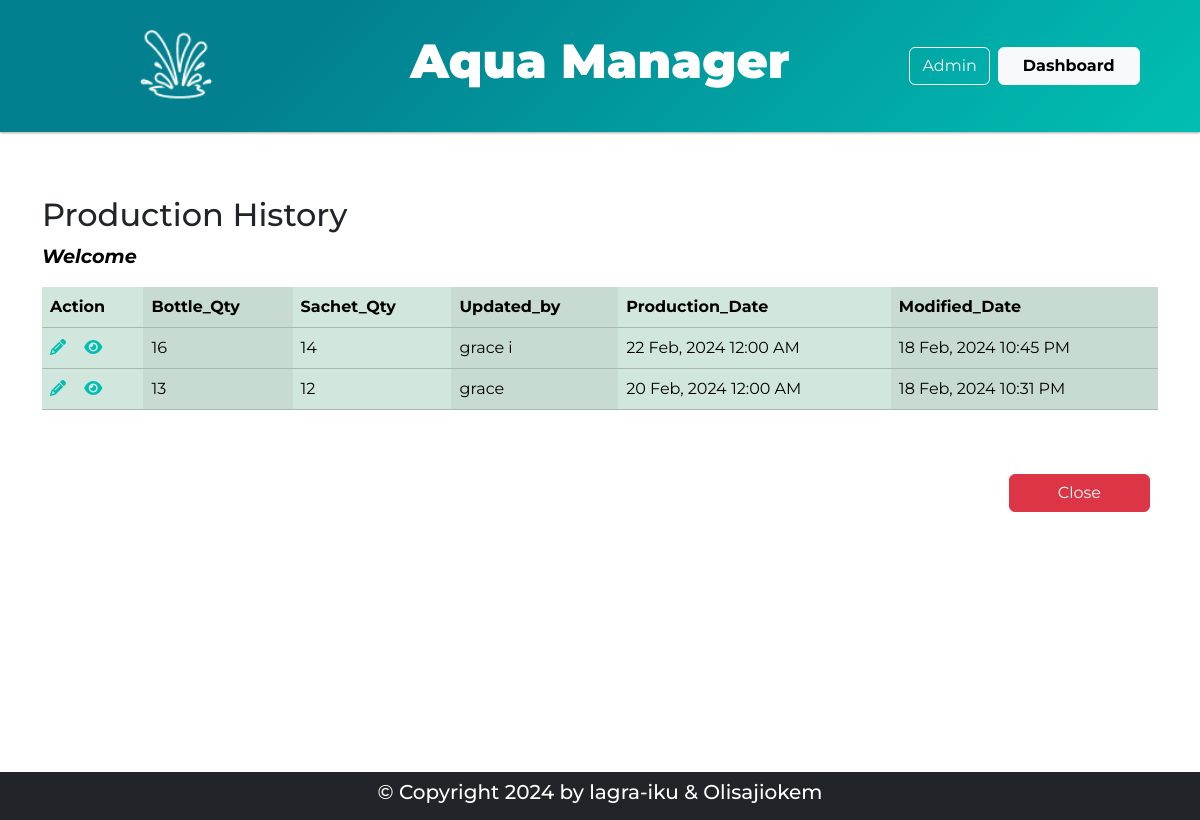
The page /production_content on the database as committed earlier.
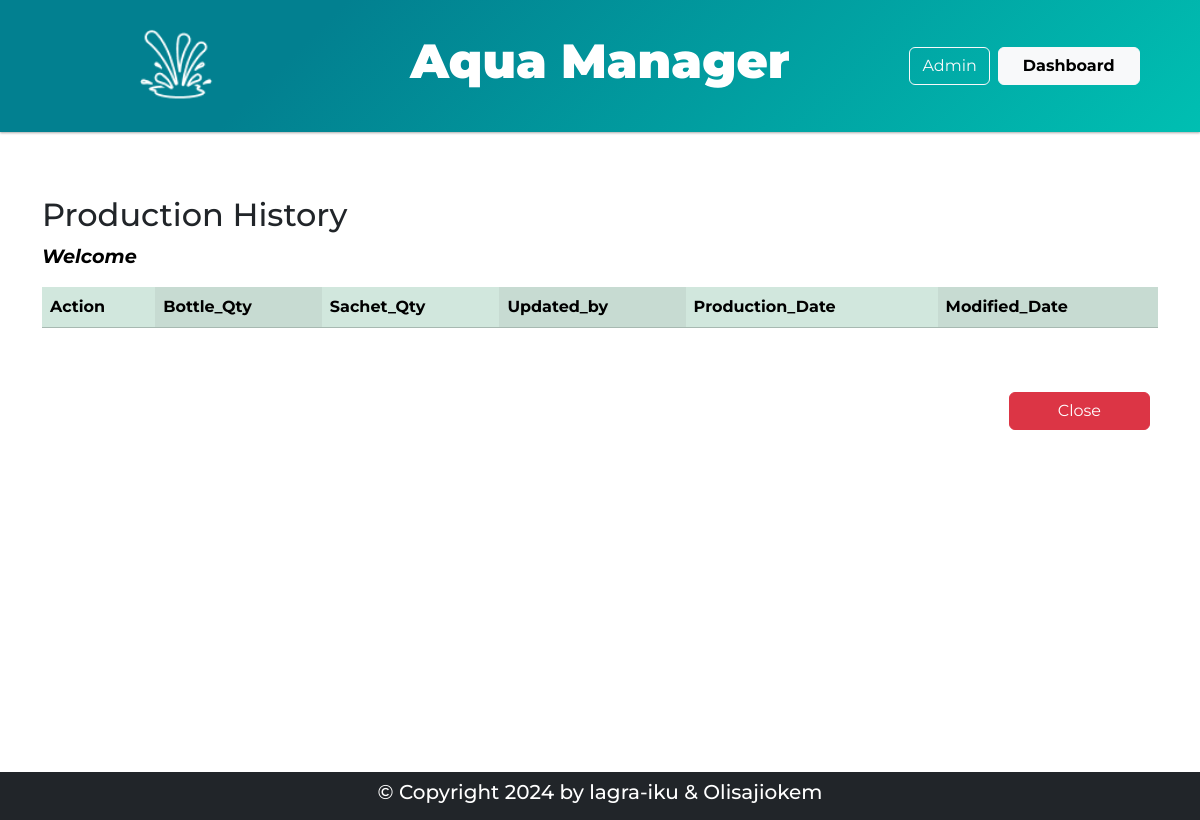
The same page on the database as committed later.
### models.py (models this page shows, shortened)
class Production_records(db.Model):
    id = db.Column(db.Integer, primary_key=True, autoincrement=True)
    bottle_qty = db.Column(db.Integer)
    sachet_qty = db.Column(db.Integer)
    factory_worker = db.Column(db.String(255), nullable=False)
    production_date = db.Column(db.Date)
    created_date = db.Column(db.DateTime, default=datetime.utcnow)
    modified_date = db.Column(db.DateTime, default=datetime.utcnow, onupdate=datetime.utcnow)

### routes.py (the view)
@main_bp.route('/production_content', methods=['GET', 'POST'])
def production_content():
    prod_records = Production_records.query.order_by(desc(Production_records.modified_date)).all()
    return render_template('admin/production_content.html', x=prod_records)

### templates/admin/production_content.html (shortened to what this page needs)
{% extends 'index.html' %}
{% block content %}
    <div class="container">
        <div class="row my-5">
            <h2 class="">Production History</h2>
            <P style="color: black; font-style: italic; font-size: larger;"><span class="fw-bolder">Welcome</span></P>
            <div class="table-responsive">
                <table class="table table-success table-striped-columns">
                    <thead>
                        <tr>
                            <th scope="col-sm-1">Action</th>
                            <th scope="col-sm-1">Bottle_Qty</th>
                            <th scope="col-sm-1">Sachet_Qty</th>
                            <th scope="col-sm-2">Updated_by</th>
                            <th scope="col-sm-2">Production_Date</th>
                            <th scope="col-sm-2">Modified_Date</th>
                        </tr>
                        </thead>
                        <tbody>
                        {% for item in x %}
                        <tr>
                            <th scope="row">
                            <a class="" href="{{ url_for('main.edit_production', id=item.id ) }}"><i class="fa-solid fa-pencil txt-teal"></i></a>&nbsp; &nbsp;
                            <a class="" href="{{ url_for('main.display_production', id=item.id) }}"><i class="fa-solid fa-eye txt-teal"></i></a>
                            </th>
                            <td>{{ item.bottle_qty }}</td>
                            <td>{{ item.sachet_qty }}</td>
                            <td>{{ item.factory_worker }}</td>
                            <td>{{ item.production_date.strftime('%d %b, %Y %I:%M %p') }}</td>
                            <td>{{ item.modified_date.strftime('%d %b, %Y %I:%M %p') }}</td>
                        </tr>
                        {% endfor %}
                        </tbody>
                </table>
                </div>
        </div>
            <div class="d-flex flex-row-reverse my-5">
                <a class="btn btn-danger mx-2 px-5" href="{{ url_for('main.admin') }}" role="button">Close</a>
            </div>
    </div>
{% endblock %}

Rows that differ between the two databases and show on the page:
removed Production_records: bottle_qty "16", sachet_qty "14", factory_worker "grace i", production_date "22 Feb, 2024 12:00 AM", modified_date "18 Feb, 2024 10:45 PM"
removed Production_records: bottle_qty "13", sachet_qty "12", factory_worker "grace", production_date "20 Feb, 2024 12:00 AM", modified_date "18 Feb, 2024 10:31 PM"
